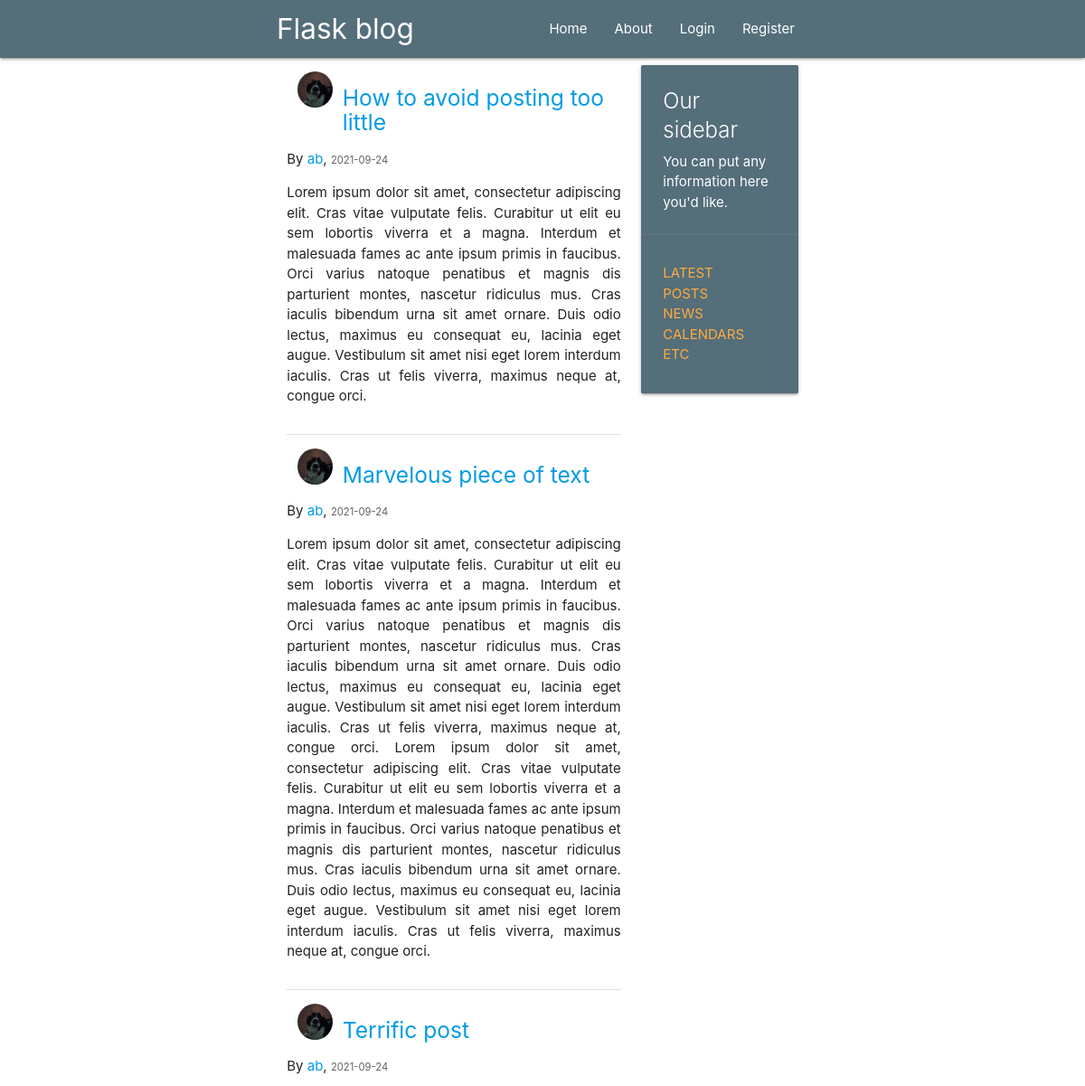
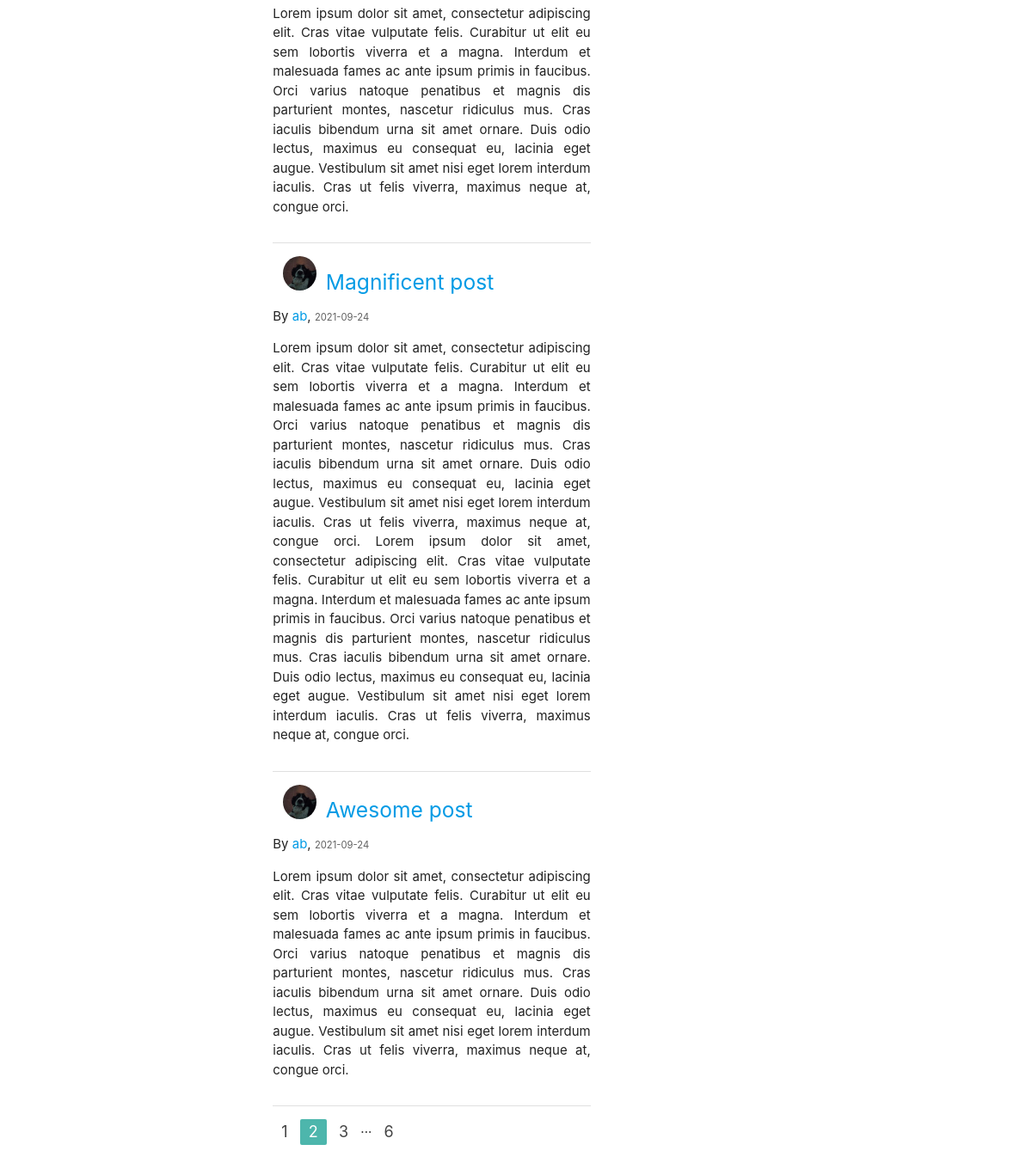
The page /home?page=2 on the database its author committed (2 pictures, top to bottom).
### flaskblog/models.py (models this page shows, shortened)
class Post(db.Model):
    id = db.Column(db.Integer, primary_key=True)
    title = db.Column(db.String(100), nullable=False)
    date_posted = db.Column(db.DateTime, nullable=False,
                            default=datetime.utcnow)
    content = db.Column(db.Text, nullable=False)
    user_id = db.Column(db.Integer, db.ForeignKey('user.id'), nullable=False)

class User(db.Model, UserMixin):
    id = db.Column(db.Integer, primary_key=True)
    username = db.Column(db.String(20), unique=True, nullable=False)
    email = db.Column(db.String(120), unique=True, nullable=False)
    image_file = db.Column(db.String(20), nullable=False, default='default.jpg')
    password = db.Column(db.String(60), nullable=False)
    posts = db.relationship('Post', backref='author', cascade="all,delete",
                            lazy=True)

### flaskblog/main/routes.py (the view)
@main.route("/")
@main.route("/home")
def home():
    page = request.args.get('page', 1, type=int)
    posts = Post.query.order_by(Post.date_posted.desc()).paginate(page=page,
                                                                  per_page=5)
    return render_template('home.html', posts=posts)

### flaskblog/templates/home.html
{% extends "layout.html" %}
{% block content %}
{% for post in posts.items %}
    <div class="section">
        <div class="col s2">
            <img src="{{ url_for('static', filename='profile/'+ post.author.image_file) }}" alt=""
                 class="circle responsive-img">
        </div>
        <h5><a href="{{ url_for('posts.post', post_id=post.id) }}">{{ post.title }}</a></h5>
        <p>By <a href="{{ url_for('users.user_posts', username=post.author.username) }}">{{ post.author.username }}</a>,
            <small class="grey-text text-darken-2">{{ post.date_posted.strftime('%Y-%m-%d') }}</small>
        </p>
        <p style="text-align: justify">{{ post.content }}</p>
    </div>
    <div class="divider"></div>
{% endfor %}
<ul class="pagination">
    {% for page_num in posts.iter_pages(left_edge=1, right_edge=1, left_current=1, right_current=2) %}
        {% if page_num %}
            {% if posts.page == page_num %}
                <li class="active teal lighten-2"><a href="{{ url_for('main.home', page=page_num) }}">{{ page_num }}</a></li>
            {% else %}
                <li><a href="{{ url_for('main.home', page=page_num) }}">{{ page_num }}</a></li>
            {% endif %}
        {% else %}
            ...
        {% endif %}
    {% endfor %}
</ul>
{% endblock content%}

### rows shown on the page
Post: image_file (picture), title "How to avoid posting too little", author.username "ab", date_posted "2021-09-24", content "Lorem ipsum dolor sit amet, consectetur adipiscing elit. Cras vitae vulputate felis. Curabitur ut elit eu sem lobortis viverra et a magna. Interdum et malesuada fames ac ante ipsum primis in faucibus. Orci varius natoque penatibus et magnis dis parturient montes, nascetur ridiculus mus. Cras iaculis bibendum urna sit amet ornare. Duis odio lectus, maximus eu consequat eu, lacinia eget augue. Vestibulum sit amet nisi eget lorem interdum iaculis. Cras ut felis viverra, maximus neque at, congue orci."
Post: image_file (picture), title "Marvelous piece of text", author.username "ab", date_posted "2021-09-24", content "Lorem ipsum dolor sit amet, consectetur adipiscing elit. Cras vitae vulputate felis. Curabitur ut elit eu sem lobortis viverra et a magna. Interdum et malesuada fames ac ante ipsum primis in faucibus. Orci varius natoque penatibus et magnis dis parturient montes, nascetur ridiculus mus. Cras iaculis bibendum urna sit amet ornare. Duis odio lectus, maximus eu consequat eu, lacinia eget augue. Vestibulum sit amet nisi eget lorem interdum iaculis. Cras ut felis viverra, maximus neque at, congue orci. Lorem ipsum dolor sit amet, consectetur adipiscing elit. Cras vitae vulputate felis. Curabitur ut elit eu sem lobortis viverra et a magna. Interdum et malesuada fames ac ante ipsum primis in…"
Post: image_file (picture), title "Terrific post", author.username "ab", date_posted "2021-09-24", content "Lorem ipsum dolor sit amet, consectetur adipiscing elit. Cras vitae vulputate felis. Curabitur ut elit eu sem lobortis viverra et a magna. Interdum et malesuada fames ac ante ipsum primis in faucibus. Orci varius natoque penatibus et magnis dis parturient montes, nascetur ridiculus mus. Cras iaculis bibendum urna sit amet ornare. Duis odio lectus, maximus eu consequat eu, lacinia eget augue. Vestibulum sit amet nisi eget lorem interdum iaculis. Cras ut felis viverra, maximus neque at, congue orci."
Post: image_file (picture), title "Magnificent post", author.username "ab", date_posted "2021-09-24", content "Lorem ipsum dolor sit amet, consectetur adipiscing elit. Cras vitae vulputate felis. Curabitur ut elit eu sem lobortis viverra et a magna. Interdum et malesuada fames ac ante ipsum primis in faucibus. Orci varius natoque penatibus et magnis dis parturient montes, nascetur ridiculus mus. Cras iaculis bibendum urna sit amet ornare. Duis odio lectus, maximus eu consequat eu, lacinia eget augue. Vestibulum sit amet nisi eget lorem interdum iaculis. Cras ut felis viverra, maximus neque at, congue orci. Lorem ipsum dolor sit amet, consectetur adipiscing elit. Cras vitae vulputate felis. Curabitur ut elit eu sem lobortis viverra et a magna. Interdum et malesuada fames ac ante ipsum primis in…"
Post: image_file (picture), title "Awesome post", author.username "ab", date_posted "2021-09-24", content "Lorem ipsum dolor sit amet, consectetur adipiscing elit. Cras vitae vulputate felis. Curabitur ut elit eu sem lobortis viverra et a magna. Interdum et malesuada fames ac ante ipsum primis in faucibus. Orci varius natoque penatibus et magnis dis parturient montes, nascetur ridiculus mus. Cras iaculis bibendum urna sit amet ornare. Duis odio lectus, maximus eu consequat eu, lacinia eget augue. Vestibulum sit amet nisi eget lorem interdum iaculis. Cras ut felis viverra, maximus neque at, congue orci."

### other values the page prints
{{ page_num }} "1" "3" "6"
{{ page_num }} "2"
